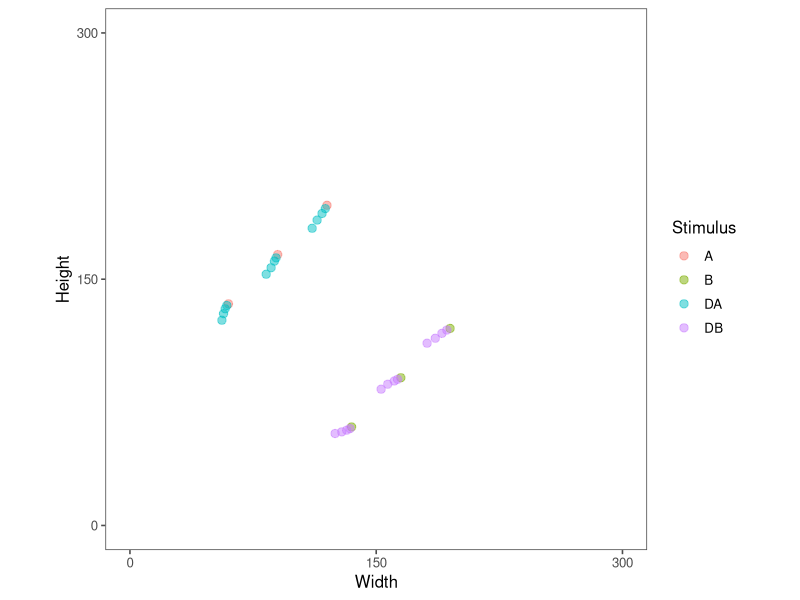

The R script that drew this image: (Note: this script raises an error after producing the figure.)
# create attraction effect stimuli for circle area / choice experiment
# catch & fillers are created on the fly during experiment
# note that some needed very careful to tweaking to round to correct distances
# that's why percentages change from diagonal to diagonal
# spring 2024
# setup ======================================================================
# clear environment
rm(list=ls())

# libraries
library(tidyverse)
library(here)

# CONTROLS
save_stim <- T # whether to write stim values to a file

# necessary functions
distance <- function(a,b) sqrt( (a[1]-b[1])^2 + (a[2]-b[2])^2  )
compute_tdd <- function(stim,area) round(1-prod(stim)/area,digits=2)*100

# make stim ======================================================================

# three diagonals
a_3 <- c(120,195)
b_3 <- rev(a_3)

a_2 <- c(90,165)
b_2 <- rev(a_2)

a_1 <- c(60,135)
b_1 <- rev(a_1)

# distances
distance(a_1,b_1)
distance(a_2,b_2)
distance(a_3,b_3)

# areas of each diagonal
area_1 <- prod(a_1)
area_2 <- prod(a_2)
area_3 <- prod(a_3)

# lower diagonal (1) decoys
da_1_02 <- c(round(a_1[1]*.99),round(a_1[2]*.99))
da_1_05 <- c(round(a_1[1]*.975),round(a_1[2]*.975))
da_1_09 <- c(round(a_1[1]*.955),round(a_1[2]*.955))
da_1_14 <- c(round(a_1[1]*.9275),round(a_1[2]*.9275))
db_1_02 <- rev(da_1_02)
db_1_05 <- rev(da_1_05)
db_1_09 <- rev(da_1_09)
db_1_14 <- rev(da_1_14)

# tdd
compute_tdd(da_1_02, area_1)
compute_tdd(da_1_05, area_1)
compute_tdd(da_1_09, area_1)
compute_tdd(da_1_14, area_1)
compute_tdd(db_1_02, area_1)
compute_tdd(db_1_05, area_1)
compute_tdd(db_1_09, area_1)
compute_tdd(db_1_14, area_1)

# middle diagonal (2) decoys
da_2_02 <- c(round(a_2[1]*.99),round(a_2[2]*.99))
da_2_05 <- c(round(a_2[1]*.975),round(a_2[2]*.975))
da_2_09 <- c(round(a_2[1]*.9525),round(a_2[2]*.9525))
da_2_14 <- c(round(a_2[1]*.9275),round(a_2[2]*.9275))
db_2_02 <- rev(da_2_02)
db_2_05 <- rev(da_2_05)
db_2_09 <- rev(da_2_09)
db_2_14 <- rev(da_2_14)


# tdd
compute_tdd(da_2_02, area_2)
compute_tdd(da_2_05, area_2)
compute_tdd(da_2_09, area_2)
compute_tdd(da_2_14, area_2)
compute_tdd(db_2_02, area_2)
compute_tdd(db_2_05, area_2)
compute_tdd(db_2_09, area_2)
compute_tdd(db_2_14, area_2)

# upper diagonal (3) decoys
da_3_02 <- c(round(a_3[1]*.99),round(a_3[2]*.99))
da_3_05 <- c(round(a_3[1]*.975),round(a_3[2]*.975))
da_3_09 <- c(round(a_3[1]*.9525),round(a_3[2]*.9525))
da_3_14 <- c(round(a_3[1]*.9275),round(a_3[2]*.9275))
db_3_02 <- rev(da_3_02)
db_3_05 <- rev(da_3_05)
db_3_09 <- rev(da_3_09)
db_3_14 <- rev(da_3_14)

# tdd
compute_tdd(da_3_02, area_3)
compute_tdd(da_3_05, area_3)
compute_tdd(da_3_09, area_3)
compute_tdd(da_3_14, area_3)
compute_tdd(db_3_02, area_3)
compute_tdd(db_3_05, area_3)
compute_tdd(db_3_09, area_3)
compute_tdd(db_3_14, area_3)

# combine stim ======================================================================
# combine all stim in tmp matrix
stim_tmp <- rbind(
  "a_1_0"=a_1,
  "b_1_0"=b_1,
  "da_1_02"=da_1_02,
  "da_1_05"=da_1_05,
  "da_1_09"=da_1_09,
  "da_1_14"=da_1_14,
  "db_1_02"=db_1_02,
  "db_1_05"=db_1_05,
  "db_1_09"=db_1_09,
  "db_1_14"=db_1_14,
  "a_2_0"=a_2,
  "b_2_0"=b_2,
  "da_2_02"=da_2_02,
  "da_2_05"=da_2_05,
  "da_2_09"=da_2_09,
  "da_2_14"=da_2_14,
  "db_2_02"=db_2_02,
  "db_2_05"=db_2_05,
  "db_2_09"=db_2_09,
  "db_2_14"=db_2_14,
  "a_3_0"=a_3,
  "b_3_0"=b_3,
  "da_3_02"=da_3_02,
  "da_3_05"=da_3_05,
  "da_3_09"=da_3_09,
  "da_3_14"=da_3_14,
  "db_3_02"=db_3_02,
  "db_3_05"=db_3_05,
  "db_3_09"=db_3_09,
  "db_3_14"=db_3_14
)

# combine into nice df
all_stim <- tibble(
  name=rownames(stim_tmp),
  w=unname(stim_tmp[,1]),
  h=unname(stim_tmp[,2])
) %>%
  separate(name,into=c("name","diag","distance")) %>%
  mutate(across(c(diag,distance),as.numeric),
         distance=na_if(distance,0))

# plotting ======================================================================
p <- all_stim %>%
  mutate(name=toupper(name)) %>%
  ggplot(aes(w,h,col=name))+
  geom_point(size=2.5,alpha=.5)+
  labs(x="Width",y="Height")+
  scale_color_discrete(name="Stimulus")+
  scale_x_continuous(breaks=c(0,150,300))+
  scale_y_continuous(breaks=c(0,150,300))+
  coord_fixed(xlim=c(0,300),ylim=c(0,300))+
  ggthemes::theme_few()
p

# saving stim ======================================================================
if(save_stim){
  ggsave(p,filename=here("specs","stim.jpg"),width=4,height=4)
  write_csv(all_stim,file=here("specs","all_stim.csv"))
}

# catch stim ========================================================================
d1_w <- seq(a_1[1],b_1[1])
d1_h <- lm(a_1~b_1)$coefficients["(Intercept)"]-d1_w
d2_w <- seq(a_2[1],b_2[1])
d2_h <- lm(a_2~b_2)$coefficients["(Intercept)"]-d2_w
d3_w <- seq(a_3[1],b_3[1])
d3_h <- lm(a_3~b_3)$coefficients["(Intercept)"]-d3_w

par(pty='s')
plot(NA,NA,xlim=c(0,300),ylim=c(0,300))
points(d1_w,d1_h)
points(d2_w,d2_h)
points(d3_w,d3_h)

# catch stim ========================================================================
min(all_stim$w)
max(all_stim$w)
min(all_stim$h)
max(all_stim$h)

w <- runif(10000, 56, 195)
h <- runif(10000, 56, 195)
par(pty='s')
plot(NA,NA,xlim=c(0,300),ylim=c(0,300))
points(w,h,pch=".")
a <- w*h
hist(a)
